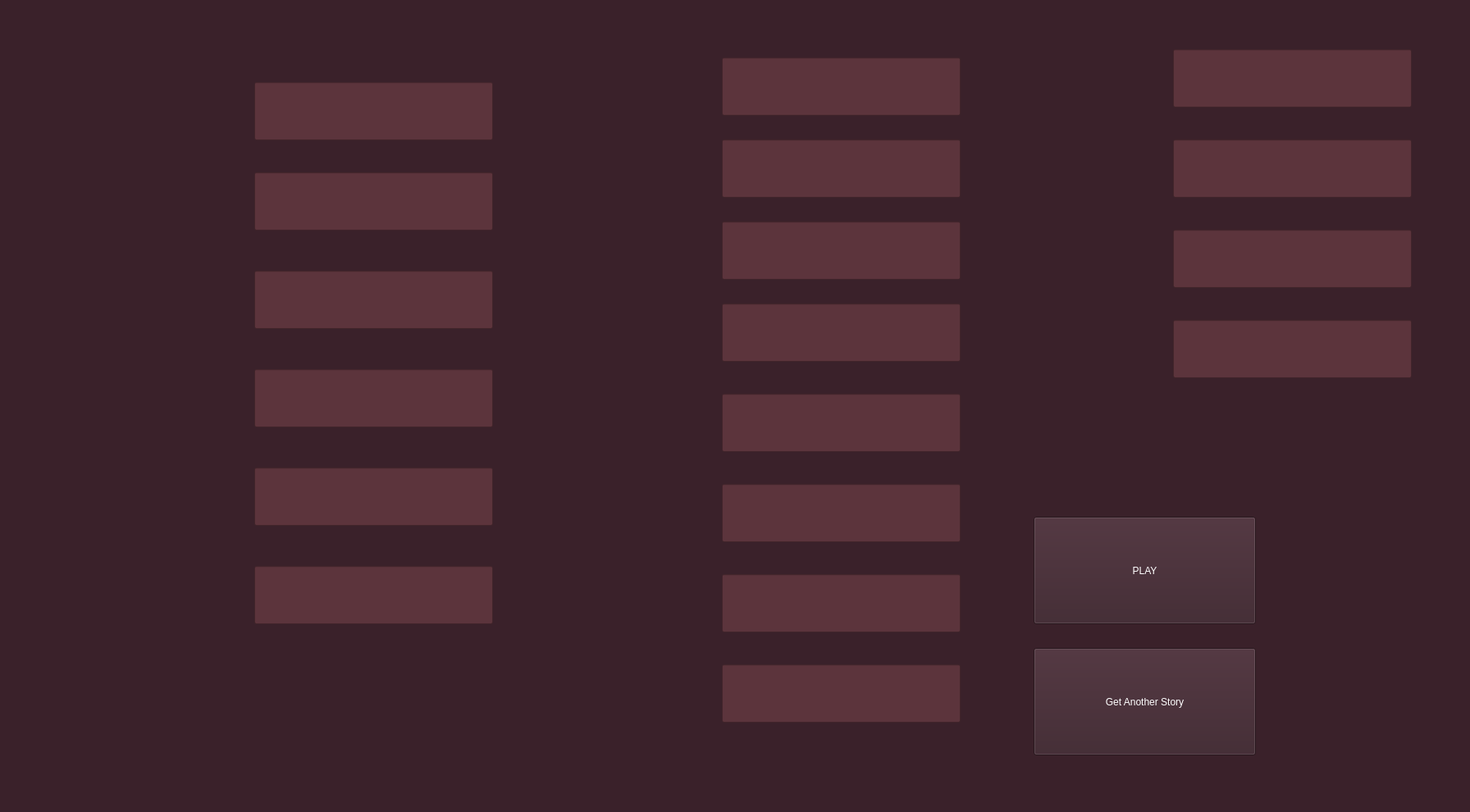
<?xml version="1.0" encoding="UTF-8"?>
<ui version="4.0">
 <class>MainWindow</class>
 <widget class="QMainWindow" name="MainWindow">
  <property name="geometry">
   <rect>
    <x>0</x>
    <y>0</y>
    <width>1792</width>
    <height>990</height>
   </rect>
  </property>
  <property name="windowTitle">
   <string>MainWindow</string>
  </property>
  <property name="styleSheet">
   <string notr="true">background-color: rgb(58, 33, 42);
color: rgb(255, 255, 255);</string>
  </property>
  <widget class="QWidget" name="centralwidget">
   <widget class="QLineEdit" name="submission_1">
    <property name="geometry">
     <rect>
      <x>310</x>
      <y>100</y>
      <width>291</width>
      <height>71</height>
     </rect>
    </property>
    <property name="styleSheet">
     <string notr="true">background-color: rgb(92, 52, 60);
font: 24pt &quot;Avenir Next Condensed&quot;;
</string>
    </property>
    <property name="text">
     <string/>
    </property>
   </widget>
   <widget class="QLabel" name="typeOfWord_1">
    <property name="geometry">
     <rect>
      <x>70</x>
      <y>90</y>
      <width>221</width>
      <height>61</height>
     </rect>
    </property>
    <property name="styleSheet">
     <string notr="true">font: 35pt &quot;Avenir Next Condensed&quot;;
color: rgb(255, 255, 255);</string>
    </property>
    <property name="text">
     <string/>
    </property>
   </widget>
   <widget class="QLineEdit" name="submission_2">
    <property name="geometry">
     <rect>
      <x>310</x>
      <y>210</y>
      <width>291</width>
      <height>71</height>
     </rect>
    </property>
    <property name="styleSheet">
     <string notr="true">background-color: rgb(92, 52, 60);
font: 24pt &quot;Avenir Next Condensed&quot;;
</string>
    </property>
    <property name="text">
     <string/>
    </property>
    <property name="frame">
     <bool>true</bool>
    </property>
   </widget>
   <widget class="QLabel" name="typeOfWord_2">
    <property name="geometry">
     <rect>
      <x>70</x>
      <y>210</y>
      <width>221</width>
      <height>61</height>
     </rect>
    </property>
    <property name="styleSheet">
     <string notr="true">font: 35pt &quot;Avenir Next Condensed&quot;;
color: rgb(255, 255, 255);</string>
    </property>
    <property name="text">
     <string/>
    </property>
   </widget>
   <widget class="QLineEdit" name="submission_3">
    <property name="geometry">
     <rect>
      <x>310</x>
      <y>330</y>
      <width>291</width>
      <height>71</height>
     </rect>
    </property>
    <property name="styleSheet">
     <string notr="true">background-color: rgb(92, 52, 60);
font: 24pt &quot;Avenir Next Condensed&quot;;
border-color: rgb(255, 255, 255);</string>
    </property>
    <property name="text">
     <string/>
    </property>
   </widget>
   <widget class="QLabel" name="typeOfWord_3">
    <property name="geometry">
     <rect>
      <x>70</x>
      <y>330</y>
      <width>221</width>
      <height>61</height>
     </rect>
    </property>
    <property name="styleSheet">
     <string notr="true">font: 35pt &quot;Avenir Next Condensed&quot;;
color: rgb(255, 255, 255);</string>
    </property>
    <property name="text">
     <string/>
    </property>
   </widget>
   <widget class="QLineEdit" name="submission_4">
    <property name="geometry">
     <rect>
      <x>310</x>
      <y>450</y>
      <width>291</width>
      <height>71</height>
     </rect>
    </property>
    <property name="styleSheet">
     <string notr="true">background-color: rgb(92, 52, 60);
font: 24pt &quot;Avenir Next Condensed&quot;;
border-color: rgb(255, 255, 255);</string>
    </property>
    <property name="text">
     <string/>
    </property>
   </widget>
   <widget class="QLabel" name="typeOfWord_4">
    <property name="geometry">
     <rect>
      <x>70</x>
      <y>450</y>
      <width>221</width>
      <height>61</height>
     </rect>
    </property>
    <property name="styleSheet">
     <string notr="true">font: 35pt &quot;Avenir Next Condensed&quot;;
color: rgb(255, 255, 255);</string>
    </property>
    <property name="text">
     <string/>
    </property>
   </widget>
   <widget class="QLineEdit" name="submission_5">
    <property name="geometry">
     <rect>
      <x>310</x>
      <y>570</y>
      <width>291</width>
      <height>71</height>
     </rect>
    </property>
    <property name="styleSheet">
     <string notr="true">background-color: rgb(92, 52, 60);
font: 24pt &quot;Avenir Next Condensed&quot;;
</string>
    </property>
    <property name="text">
     <string/>
    </property>
   </widget>
   <widget class="QLabel" name="typeOfWord_5">
    <property name="geometry">
     <rect>
      <x>70</x>
      <y>570</y>
      <width>221</width>
      <height>61</height>
     </rect>
    </property>
    <property name="styleSheet">
     <string notr="true">font: 35pt &quot;Avenir Next Condensed&quot;;
color: rgb(255, 255, 255);</string>
    </property>
    <property name="text">
     <string/>
    </property>
   </widget>
   <widget class="QLineEdit" name="submission_6">
    <property name="geometry">
     <rect>
      <x>310</x>
      <y>690</y>
      <width>291</width>
      <height>71</height>
     </rect>
    </property>
    <property name="styleSheet">
     <string notr="true">background-color: rgb(92, 52, 60);
font: 24pt &quot;Avenir Next Condensed&quot;;
</string>
    </property>
    <property name="text">
     <string/>
    </property>
   </widget>
   <widget class="QLabel" name="typeOfWord_6">
    <property name="geometry">
     <rect>
      <x>70</x>
      <y>690</y>
      <width>221</width>
      <height>61</height>
     </rect>
    </property>
    <property name="styleSheet">
     <string notr="true">font: 35pt &quot;Avenir Next Condensed&quot;;
color: rgb(255, 255, 255);</string>
    </property>
    <property name="text">
     <string/>
    </property>
   </widget>
   <widget class="QLineEdit" name="submission_7">
    <property name="geometry">
     <rect>
      <x>880</x>
      <y>70</y>
      <width>291</width>
      <height>71</height>
     </rect>
    </property>
    <property name="styleSheet">
     <string notr="true">background-color: rgb(92, 52, 60);
font: 24pt &quot;Avenir Next Condensed&quot;;
</string>
    </property>
    <property name="text">
     <string/>
    </property>
   </widget>
   <widget class="QLabel" name="typeOfWord_7">
    <property name="geometry">
     <rect>
      <x>640</x>
      <y>70</y>
      <width>221</width>
      <height>61</height>
     </rect>
    </property>
    <property name="styleSheet">
     <string notr="true">font: 35pt &quot;Avenir Next Condensed&quot;;
color: rgb(255, 255, 255);</string>
    </property>
    <property name="text">
     <string/>
    </property>
   </widget>
   <widget class="QLineEdit" name="submission_8">
    <property name="geometry">
     <rect>
      <x>880</x>
      <y>170</y>
      <width>291</width>
      <height>71</height>
     </rect>
    </property>
    <property name="styleSheet">
     <string notr="true">background-color: rgb(92, 52, 60);
font: 24pt &quot;Avenir Next Condensed&quot;;
</string>
    </property>
    <property name="text">
     <string/>
    </property>
   </widget>
   <widget class="QLabel" name="typeOfWord_8">
    <property name="geometry">
     <rect>
      <x>640</x>
      <y>170</y>
      <width>221</width>
      <height>61</height>
     </rect>
    </property>
    <property name="styleSheet">
     <string notr="true">font: 35pt &quot;Avenir Next Condensed&quot;;
color: rgb(255, 255, 255);</string>
    </property>
    <property name="text">
     <string/>
    </property>
   </widget>
   <widget class="QLineEdit" name="submission_9">
    <property name="geometry">
     <rect>
      <x>880</x>
      <y>270</y>
      <width>291</width>
      <height>71</height>
     </rect>
    </property>
    <property name="styleSheet">
     <string notr="true">background-color: rgb(92, 52, 60);
font: 24pt &quot;Avenir Next Condensed&quot;;
</string>
    </property>
    <property name="text">
     <string/>
    </property>
   </widget>
   <widget class="QLabel" name="typeOfWord_9">
    <property name="geometry">
     <rect>
      <x>640</x>
      <y>270</y>
      <width>221</width>
      <height>61</height>
     </rect>
    </property>
    <property name="styleSheet">
     <string notr="true">font: 35pt &quot;Avenir Next Condensed&quot;;
color: rgb(255, 255, 255);</string>
    </property>
    <property name="text">
     <string/>
    </property>
   </widget>
   <widget class="QLineEdit" name="submission_10">
    <property name="geometry">
     <rect>
      <x>880</x>
      <y>370</y>
      <width>291</width>
      <height>71</height>
     </rect>
    </property>
    <property name="styleSheet">
     <string notr="true">background-color: rgb(92, 52, 60);
font: 24pt &quot;Avenir Next Condensed&quot;;
</string>
    </property>
    <property name="text">
     <string/>
    </property>
   </widget>
   <widget class="QLabel" name="typeOfWord_10">
    <property name="geometry">
     <rect>
      <x>640</x>
      <y>370</y>
      <width>221</width>
      <height>61</height>
     </rect>
    </property>
    <property name="styleSheet">
     <string notr="true">font: 35pt &quot;Avenir Next Condensed&quot;;
color: rgb(255, 255, 255);</string>
    </property>
    <property name="text">
     <string/>
    </property>
   </widget>
   <widget class="QLineEdit" name="submission_11">
    <property name="geometry">
     <rect>
      <x>880</x>
      <y>480</y>
      <width>291</width>
      <height>71</height>
     </rect>
    </property>
    <property name="styleSheet">
     <string notr="true">background-color: rgb(92, 52, 60);
font: 24pt &quot;Avenir Next Condensed&quot;;
</string>
    </property>
    <property name="text">
     <string/>
    </property>
   </widget>
   <widget class="QLabel" name="typeOfWord_11">
    <property name="geometry">
     <rect>
      <x>640</x>
      <y>480</y>
      <width>221</width>
      <height>61</height>
     </rect>
    </property>
    <property name="styleSheet">
     <string notr="true">font: 35pt &quot;Avenir Next Condensed&quot;;
color: rgb(255, 255, 255);</string>
    </property>
    <property name="text">
     <string/>
    </property>
   </widget>
   <widget class="QLineEdit" name="submission_12">
    <property name="geometry">
     <rect>
      <x>880</x>
      <y>590</y>
      <width>291</width>
      <height>71</height>
     </rect>
    </property>
    <property name="styleSheet">
     <string notr="true">background-color: rgb(92, 52, 60);
font: 24pt &quot;Avenir Next Condensed&quot;;
</string>
    </property>
    <property name="text">
     <string/>
    </property>
   </widget>
   <widget class="QLabel" name="typeOfWord_12">
    <property name="geometry">
     <rect>
      <x>640</x>
      <y>590</y>
      <width>221</width>
      <height>61</height>
     </rect>
    </property>
    <property name="styleSheet">
     <string notr="true">font: 35pt &quot;Avenir Next Condensed&quot;;
color: rgb(255, 255, 255);</string>
    </property>
    <property name="text">
     <string/>
    </property>
   </widget>
   <widget class="QLineEdit" name="submission_13">
    <property name="geometry">
     <rect>
      <x>880</x>
      <y>700</y>
      <width>291</width>
      <height>71</height>
     </rect>
    </property>
    <property name="styleSheet">
     <string notr="true">background-color: rgb(92, 52, 60);
font: 24pt &quot;Avenir Next Condensed&quot;;
</string>
    </property>
    <property name="text">
     <string/>
    </property>
   </widget>
   <widget class="QLabel" name="typeOfWord_13">
    <property name="geometry">
     <rect>
      <x>640</x>
      <y>700</y>
      <width>221</width>
      <height>61</height>
     </rect>
    </property>
    <property name="styleSheet">
     <string notr="true">font: 35pt &quot;Avenir Next Condensed&quot;;
color: rgb(255, 255, 255);</string>
    </property>
    <property name="text">
     <string/>
    </property>
   </widget>
   <widget class="QLineEdit" name="submission_14">
    <property name="geometry">
     <rect>
      <x>880</x>
      <y>810</y>
      <width>291</width>
      <height>71</height>
     </rect>
    </property>
    <property name="styleSheet">
     <string notr="true">background-color: rgb(92, 52, 60);
font: 24pt &quot;Avenir Next Condensed&quot;;
</string>
    </property>
    <property name="text">
     <string/>
    </property>
   </widget>
   <widget class="QLabel" name="typeOfWord_14">
    <property name="geometry">
     <rect>
      <x>640</x>
      <y>810</y>
      <width>221</width>
      <height>61</height>
     </rect>
    </property>
    <property name="styleSheet">
     <string notr="true">font: 35pt &quot;Avenir Next Condensed&quot;;
color: rgb(255, 255, 255);</string>
    </property>
    <property name="text">
     <string/>
    </property>
   </widget>
   <widget class="QLineEdit" name="submission_15">
    <property name="geometry">
     <rect>
      <x>1430</x>
      <y>60</y>
      <width>291</width>
      <height>71</height>
     </rect>
    </property>
    <property name="styleSheet">
     <string notr="true">background-color: rgb(92, 52, 60);
font: 24pt &quot;Avenir Next Condensed&quot;;
</string>
    </property>
    <property name="text">
     <string/>
    </property>
   </widget>
   <widget class="QLabel" name="typeOfWord_15">
    <property name="geometry">
     <rect>
      <x>1190</x>
      <y>60</y>
      <width>221</width>
      <height>61</height>
     </rect>
    </property>
    <property name="styleSheet">
     <string notr="true">font: 35pt &quot;Avenir Next Condensed&quot;;
color: rgb(255, 255, 255);</string>
    </property>
    <property name="text">
     <string/>
    </property>
   </widget>
   <widget class="QLineEdit" name="submission_17">
    <property name="geometry">
     <rect>
      <x>1430</x>
      <y>280</y>
      <width>291</width>
      <height>71</height>
     </rect>
    </property>
    <property name="styleSheet">
     <string notr="true">background-color: rgb(92, 52, 60);
font: 24pt &quot;Avenir Next Condensed&quot;;
</string>
    </property>
    <property name="text">
     <string/>
    </property>
   </widget>
   <widget class="QLabel" name="typeOfWord_17">
    <property name="geometry">
     <rect>
      <x>1190</x>
      <y>280</y>
      <width>221</width>
      <height>61</height>
     </rect>
    </property>
    <property name="styleSheet">
     <string notr="true">font: 35pt &quot;Avenir Next Condensed&quot;;
color: rgb(255, 255, 255);</string>
    </property>
    <property name="text">
     <string/>
    </property>
   </widget>
   <widget class="QPushButton" name="playStory">
    <property name="geometry">
     <rect>
      <x>1260</x>
      <y>630</y>
      <width>271</width>
      <height>131</height>
     </rect>
    </property>
    <property name="styleSheet">
     <string notr="true">font: 60pt &quot;Avenir Next Condensed&quot;;</string>
    </property>
    <property name="text">
     <string>PLAY</string>
    </property>
   </widget>
   <widget class="QLineEdit" name="submission_16">
    <property name="geometry">
     <rect>
      <x>1430</x>
      <y>170</y>
      <width>291</width>
      <height>71</height>
     </rect>
    </property>
    <property name="styleSheet">
     <string notr="true">background-color: rgb(92, 52, 60);
font: 24pt &quot;Avenir Next Condensed&quot;;
</string>
    </property>
    <property name="text">
     <string/>
    </property>
   </widget>
   <widget class="QLabel" name="typeOfWord_16">
    <property name="geometry">
     <rect>
      <x>1190</x>
      <y>170</y>
      <width>221</width>
      <height>61</height>
     </rect>
    </property>
    <property name="styleSheet">
     <string notr="true">font: 35pt &quot;Avenir Next Condensed&quot;;
color: rgb(255, 255, 255);</string>
    </property>
    <property name="text">
     <string/>
    </property>
   </widget>
   <widget class="QLineEdit" name="submission_18">
    <property name="geometry">
     <rect>
      <x>1430</x>
      <y>390</y>
      <width>291</width>
      <height>71</height>
     </rect>
    </property>
    <property name="styleSheet">
     <string notr="true">background-color: rgb(92, 52, 60);
font: 24pt &quot;Avenir Next Condensed&quot;;
</string>
    </property>
    <property name="text">
     <string/>
    </property>
   </widget>
   <widget class="QLabel" name="typeOfWord_18">
    <property name="geometry">
     <rect>
      <x>1190</x>
      <y>390</y>
      <width>221</width>
      <height>61</height>
     </rect>
    </property>
    <property name="styleSheet">
     <string notr="true">font: 35pt &quot;Avenir Next Condensed&quot;;
color: rgb(255, 255, 255);</string>
    </property>
    <property name="text">
     <string/>
    </property>
   </widget>
   <widget class="QPushButton" name="anotherOne">
    <property name="geometry">
     <rect>
      <x>1260</x>
      <y>790</y>
      <width>271</width>
      <height>131</height>
     </rect>
    </property>
    <property name="styleSheet">
     <string notr="true">font: 34pt &quot;Avenir Next Condensed&quot;;</string>
    </property>
    <property name="text">
     <string>Get Another Story</string>
    </property>
   </widget>
   <widget class="QLineEdit" name="submission_19">
    <property name="geometry">
     <rect>
      <x>2090</x>
      <y>560</y>
      <width>291</width>
      <height>71</height>
     </rect>
    </property>
    <property name="styleSheet">
     <string notr="true">background-color: rgb(92, 52, 60);
font: 24pt &quot;Avenir Next Condensed&quot;;
</string>
    </property>
    <property name="text">
     <string/>
    </property>
   </widget>
   <widget class="QLabel" name="typeOfWord_19">
    <property name="geometry">
     <rect>
      <x>1850</x>
      <y>550</y>
      <width>221</width>
      <height>61</height>
     </rect>
    </property>
    <property name="styleSheet">
     <string notr="true">font: 35pt &quot;Avenir Next Condensed&quot;;
color: rgb(255, 255, 255);</string>
    </property>
    <property name="text">
     <string/>
    </property>
   </widget>
   <widget class="QLineEdit" name="submission_20">
    <property name="geometry">
     <rect>
      <x>2090</x>
      <y>560</y>
      <width>291</width>
      <height>71</height>
     </rect>
    </property>
    <property name="styleSheet">
     <string notr="true">background-color: rgb(92, 52, 60);
font: 24pt &quot;Avenir Next Condensed&quot;;
</string>
    </property>
    <property name="text">
     <string/>
    </property>
   </widget>
   <widget class="QLabel" name="typeOfWord_20">
    <property name="geometry">
     <rect>
      <x>1850</x>
      <y>550</y>
      <width>221</width>
      <height>61</height>
     </rect>
    </property>
    <property name="styleSheet">
     <string notr="true">font: 35pt &quot;Avenir Next Condensed&quot;;
color: rgb(255, 255, 255);</string>
    </property>
    <property name="text">
     <string/>
    </property>
   </widget>
   <widget class="QLineEdit" name="submission_21">
    <property name="geometry">
     <rect>
      <x>2090</x>
      <y>560</y>
      <width>291</width>
      <height>71</height>
     </rect>
    </property>
    <property name="styleSheet">
     <string notr="true">background-color: rgb(92, 52, 60);
font: 24pt &quot;Avenir Next Condensed&quot;;
</string>
    </property>
    <property name="text">
     <string/>
    </property>
   </widget>
   <widget class="QLabel" name="typeOfWord_21">
    <property name="geometry">
     <rect>
      <x>1850</x>
      <y>550</y>
      <width>221</width>
      <height>61</height>
     </rect>
    </property>
    <property name="styleSheet">
     <string notr="true">font: 35pt &quot;Avenir Next Condensed&quot;;
color: rgb(255, 255, 255);</string>
    </property>
    <property name="text">
     <string/>
    </property>
   </widget>
   <widget class="QLineEdit" name="submission_22">
    <property name="geometry">
     <rect>
      <x>2090</x>
      <y>560</y>
      <width>291</width>
      <height>71</height>
     </rect>
    </property>
    <property name="styleSheet">
     <string notr="true">background-color: rgb(92, 52, 60);
font: 24pt &quot;Avenir Next Condensed&quot;;
</string>
    </property>
    <property name="text">
     <string/>
    </property>
   </widget>
   <widget class="QLabel" name="typeOfWord_22">
    <property name="geometry">
     <rect>
      <x>1850</x>
      <y>550</y>
      <width>221</width>
      <height>61</height>
     </rect>
    </property>
    <property name="styleSheet">
     <string notr="true">font: 35pt &quot;Avenir Next Condensed&quot;;
color: rgb(255, 255, 255);</string>
    </property>
    <property name="text">
     <string/>
    </property>
   </widget>
  </widget>
  <widget class="QMenuBar" name="menubar">
   <property name="geometry">
    <rect>
     <x>0</x>
     <y>0</y>
     <width>1792</width>
     <height>24</height>
    </rect>
   </property>
  </widget>
  <widget class="QStatusBar" name="statusbar"/>
 </widget>
 <resources/>
 <connections/>
</ui>
